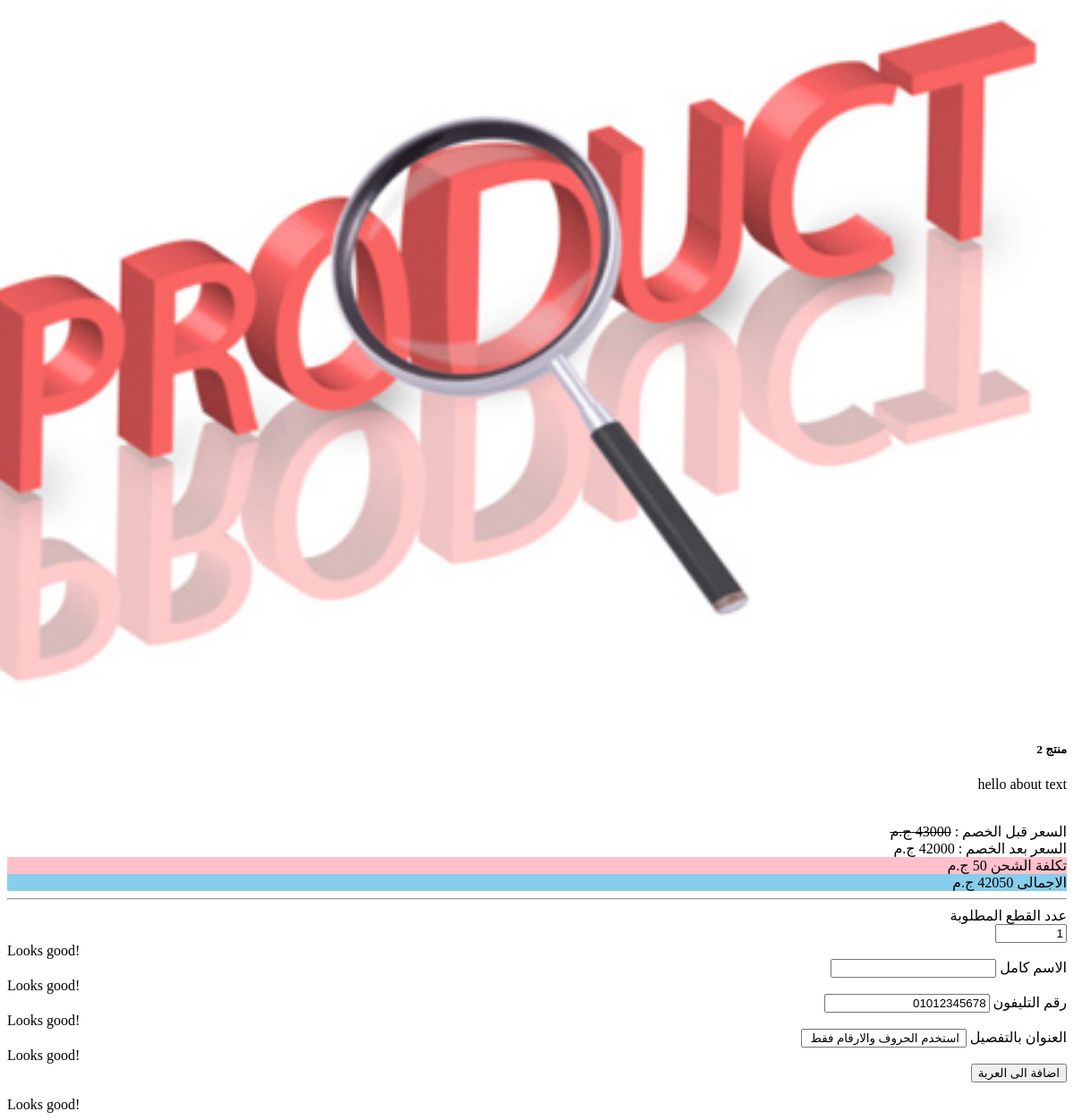
Screenshot of /components/main/home/onePro.php?pro_id=5 with the database file from the repository.
### tables this page shows
CREATE TABLE `products` (
  `id` int(100) NOT NULL,
  `cat_id` int(100) DEFAULT NULL,
  `name` text DEFAULT NULL,
  `price_before` varchar(100) DEFAULT NULL,
  `price_after` varchar(100) DEFAULT NULL,
  `about` text DEFAULT NULL,
  `image` varchar(100) DEFAULT 'default.jpg',
  `available` int(11) DEFAULT 1,
  `time` int(11) DEFAULT NULL
);

### classes/Product.php (called while the page is built, shortened)
<?php
class Product extends Env{
public function getRow($table,$column,$id)
{
    $mysqli=  $this->connect();
    $sql =  "SELECT * FROM $table WHERE $column = '$id'";
    $rows=  $mysqli->query($sql);
    $data = mysqli_fetch_assoc($rows);
    if($data){
        return $data;
    }else{
        return '';
    }
}
}
?>

### components/main/home/onePro.php (the view, shortened to what this page needs)
<?php
   $productClass = new Product();
   $pro_id= isset($_GET['pro_id'])? $_GET['pro_id'] :0 ;
   $product=$productClass->getRow('products','id',$pro_id);
?>
<div class="container mt-2">
    <div class="row" dir="rtl">
      <div class="col-lg-6 py-1 cont">
        <img style="height:100vh" class="img-rounded card-img-top product-image oneproduct "  src="/assets/images/products/<?php echo isset($product['image'])?$product['image']:'default.jpg';?>">
      </div>
      <div class="col-lg-6 py-1 cont">
        <div class="card product-details oneproduct">
          <div class="card-body" dir="rtl">
            <div class="col text-center">
                <h5 class="card-title">
                      <?php echo isset($product['name'])?$product['name']:' بدون عنوان .... ';?>
                </h5>
            </div>
            <p> <?php echo isset($product['about'])?$product['about']:' لا يوجد بيانات  ...';?> </p>
            <br>
          <div class=" text-heading mr-1 mt-1.5 text-sm font-semibold space-s-2 sm:text-base lg:mt-2.5 lg:text-lg
               fs-5 fw-bold">
             <div class="container">
                                 <span>السعر قبل الخصم  :</span>
              <del class="font-normal text-gray-800 sm:text-base mx-1">
              <?php echo '  '.isset($product['price_before'])?$product['price_before']:'' ?>  ج.م
              </del>
              <br>
                  <span>السعر بعد الخصم  :</span>
              <span class="mx-2 ">
               <?php echo '  '.isset($product['price_after'])?$product['price_after']:'' ?>  ج.م
              </span>
             </div>
          </div>
           <div class="col d-flex justify-content-between fs-5 p-1 m-1" style="background:pink">
               <span>تكلفة الشحن  </span> <span> 50 ج.م</span>
           </div>
           <div class="col d-flex justify-content-between fs-5 p-1 m-1" style="background:skyblue">
               <span> الاجمالى   </span> <span>
             <?php echo isset($product['price_after'])?(int)$product['price_after']+50:'' ?>  ج.م
                </span>
           </div>
           <hr>
              <form class="row g-3 needs-validation p-2" novalidate id="formaddtochart">
                <div class="col-12 mb-2">
                  <label for="pro_num" class="form-label fs-3">عدد القطع المطلوبة </label>
                   <div class="d-flex" style="">
                       <span class="mx-2 ">
                          <input type="number" class="form-control" id="pro_num" name="pro_num" value="1" style="width: 80px;" required>
                       </span>
                   </div>
                  <div class="valid-feedback col text-center " id="pro_numv" dir="ltr">
                    Looks good!
                  </div>
                </div>
                <div class="col-12 mb-2">
                  <label for="name" class="form-label fs-3">الاسم كامل  </label>
                  <input type="text" class="form-control" id="name" name="name"
                  value="<?php echo isset($_SESSION['name'])? $_SESSION['name']:' ';?>" required>
                  <div class="valid-feedback col text-center " id="namev" dir="ltr" >
                    Looks good!
                  </div>
                </div>
                <div class="col-12 mb-2">
                  <label for="phone" class="form-label fs-3"> رقم التليفون  </label>
                  <input type="text" class="form-control" id="phone" name="phone"
                     value="<?php echo isset($_SESSION['phone'])? $_SESSION['phone']:'01012345678 ';?>" required>
                  <div class="valid-feedback col text-center " id="phonev" dir="ltr">
                    Looks good!
                  </div>
                </div>
                <div class="col-12 mb-2">
                  <label for="address" class="form-label fs-3">العنوان بالتفصيل </label>
                  <input type="text" class="form-control" id="address" name="address"
                  value="<?php echo isset($_SESSION['address'])? $_SESSION['address']:' استخدم الحروف والارقام فقط  ';?>" required>
                  <div class="valid-feedback col text-center " id="addressv" dir="ltr">
                    Looks good!
                  </div>
                </div>
                <div class="col text-center btnaddchart">
                  <button class="btn btn-primary" id="btnsubmitaddtochart" type="submit">اضافة الى العربة  </button>
                </div>
              </form>
                  <div class="valid-feedback col text-center " id="orderv" dir="ltr">
                    Looks good!
                  </div>
          </div>
        </div>
      </div>
    </div>
  </div>

### components/main/home/onePro.php (style rules this page uses)
.product-details { height: auto; }
.product-image { position: sticky; top: 60px; height: 400px; object-fit: cover; }
.oneproduct { transition: transform 0.3s ease; }
.btnaddchart { transition: transform 0.3s ease; }

### rows the page displays
products: image (placeholder picture), name "منتج 2", about "hello about text", price_before "43000", price_after "42000", (int)$product['price_after']+50 "42050"
